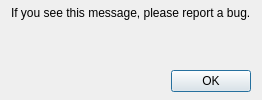
<?xml version="1.0" encoding="UTF-8"?>
<ui version="4.0">
 <class>chooseProgramsDialog</class>
 <widget class="QDialog" name="chooseProgramsDialog">
  <property name="windowTitle">
   <string>Choose Programs</string>
  </property>
  <property name="modal">
   <bool>true</bool>
  </property>
  <layout class="QVBoxLayout" name="verticalLayout">
   <property name="topMargin">
    <number>6</number>
   </property>
   <property name="bottomMargin">
    <number>8</number>
   </property>
   <item>
    <widget class="QLabel" name="instructionalLabel">
     <property name="text">
      <string>If you see this message, please report a bug.</string>
     </property>
    </widget>
   </item>
   <item>
    <layout class="QVBoxLayout" name="prorgamsVerticalLayout">
     <property name="leftMargin">
      <number>12</number>
     </property>
    </layout>
   </item>
   <item>
    <spacer name="verticalSpacer">
     <property name="orientation">
      <enum>Qt::Vertical</enum>
     </property>
     <property name="sizeHint" stdset="0">
      <size>
       <width>20</width>
       <height>5</height>
      </size>
     </property>
    </spacer>
   </item>
   <item>
    <layout class="QHBoxLayout" name="horizontalLayout">
     <item>
      <spacer name="horizontalSpacer">
       <property name="orientation">
        <enum>Qt::Horizontal</enum>
       </property>
       <property name="sizeHint" stdset="0">
        <size>
         <width>40</width>
         <height>5</height>
        </size>
       </property>
      </spacer>
     </item>
     <item>
      <widget class="QPushButton" name="okButton">
       <property name="text">
        <string>OK</string>
       </property>
      </widget>
     </item>
    </layout>
   </item>
  </layout>
 </widget>
 <resources/>
 <connections/>
</ui>
